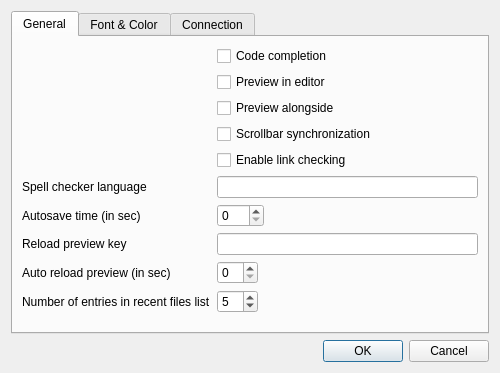
<?xml version="1.0" encoding="UTF-8"?>
<ui version="4.0">
 <class>CSettingsDialog</class>
 <widget class="QDialog" name="CSettingsDialog">
  <property name="geometry">
   <rect>
    <x>0</x>
    <y>0</y>
    <width>500</width>
    <height>373</height>
   </rect>
  </property>
  <property name="windowTitle">
   <string>Preferences</string>
  </property>
  <property name="windowIcon">
   <iconset resource="../res/inyokaedit_resources.qrc">
    <normaloff>:/images/inyokaedit_64x64.png</normaloff>:/images/inyokaedit_64x64.png</iconset>
  </property>
  <property name="locale">
   <locale language="English" country="UnitedKingdom"/>
  </property>
  <layout class="QVBoxLayout" name="verticalLayout">
   <item>
    <widget class="QTabWidget" name="tabWidget">
     <property name="currentIndex">
      <number>0</number>
     </property>
     <widget class="QWidget" name="generalTab">
      <attribute name="title">
       <string>General</string>
      </attribute>
      <layout class="QFormLayout" name="formLayout_3">
       <property name="fieldGrowthPolicy">
        <enum>QFormLayout::ExpandingFieldsGrow</enum>
       </property>
       <item row="0" column="1">
        <widget class="QCheckBox" name="codeCompletionCheck">
         <property name="text">
          <string>Code completion</string>
         </property>
        </widget>
       </item>
       <item row="5" column="0">
        <widget class="QLabel" name="spellCheckLangLabel">
         <property name="text">
          <string>Spell checker language</string>
         </property>
        </widget>
       </item>
       <item row="5" column="1">
        <widget class="QLineEdit" name="spellCheckerLangEdit"/>
       </item>
       <item row="6" column="0">
        <widget class="QLabel" name="autosaveLabel">
         <property name="text">
          <string>Autosave time (in sec)</string>
         </property>
        </widget>
       </item>
       <item row="6" column="1">
        <widget class="QSpinBox" name="autosaveEdit">
         <property name="toolTip">
          <string>Time which to autosave an article after (sec, 0 means disabled)</string>
         </property>
         <property name="maximum">
          <number>999</number>
         </property>
        </widget>
       </item>
       <item row="7" column="0">
        <widget class="QLabel" name="reloadPreviewKeyLabel">
         <property name="text">
          <string>Reload preview key</string>
         </property>
        </widget>
       </item>
       <item row="7" column="1">
        <widget class="QLineEdit" name="reloadPreviewKeyEdit">
         <property name="toolTip">
          <string>Select input box and press the desired reload key. Press DEL to remove the key.</string>
         </property>
        </widget>
       </item>
       <item row="8" column="0">
        <widget class="QLabel" name="timedPreviewLabel">
         <property name="text">
          <string>Auto reload preview (in sec)</string>
         </property>
        </widget>
       </item>
       <item row="8" column="1">
        <widget class="QSpinBox" name="timedPreviewsEdit"/>
       </item>
       <item row="9" column="0">
        <widget class="QLabel" name="numberRecentFilesLabel">
         <property name="text">
          <string>Number of entries in recent files list</string>
         </property>
        </widget>
       </item>
       <item row="9" column="1">
        <widget class="QSpinBox" name="numberRecentFilesEdit">
         <property name="value">
          <number>5</number>
         </property>
        </widget>
       </item>
       <item row="4" column="1">
        <widget class="QCheckBox" name="linkCheckingCheck">
         <property name="text">
          <string>Enable link checking</string>
         </property>
        </widget>
       </item>
       <item row="3" column="1">
        <widget class="QCheckBox" name="scrollbarSyncCheck">
         <property name="text">
          <string>Scrollbar synchronization</string>
         </property>
        </widget>
       </item>
       <item row="2" column="1">
        <widget class="QCheckBox" name="previewAlongsideCheck">
         <property name="text">
          <string>Preview alongside</string>
         </property>
        </widget>
       </item>
       <item row="1" column="1">
        <widget class="QCheckBox" name="previewInEditorCheck">
         <property name="text">
          <string>Preview in editor</string>
         </property>
        </widget>
       </item>
      </layout>
     </widget>
     <widget class="QWidget" name="fontTab">
      <attribute name="title">
       <string>Font &amp;&amp; Color</string>
      </attribute>
      <layout class="QFormLayout" name="formLayout_2">
       <property name="fieldGrowthPolicy">
        <enum>QFormLayout::ExpandingFieldsGrow</enum>
       </property>
       <item row="0" column="0">
        <widget class="QLabel" name="fontFamilyLabel">
         <property name="text">
          <string>Font</string>
         </property>
        </widget>
       </item>
       <item row="0" column="1">
        <widget class="QFontComboBox" name="fontComboBox"/>
       </item>
       <item row="1" column="0">
        <widget class="QLabel" name="fontSizeLabel">
         <property name="text">
          <string>Font size</string>
         </property>
        </widget>
       </item>
       <item row="1" column="1">
        <widget class="QDoubleSpinBox" name="fontSizeEdit">
         <property name="decimals">
          <number>1</number>
         </property>
        </widget>
       </item>
       <item row="2" column="0" colspan="2">
        <widget class="Line" name="line2">
         <property name="orientation">
          <enum>Qt::Horizontal</enum>
         </property>
        </widget>
       </item>
       <item row="3" column="0">
        <widget class="QLabel" name="styleLabel">
         <property name="text">
          <string>Style</string>
         </property>
        </widget>
       </item>
       <item row="3" column="1">
        <widget class="QComboBox" name="styleFilesBox"/>
       </item>
       <item row="4" column="0" colspan="2">
        <widget class="QTableWidget" name="styleTable">
         <property name="sizePolicy">
          <sizepolicy hsizetype="Expanding" vsizetype="Expanding">
           <horstretch>0</horstretch>
           <verstretch>1</verstretch>
          </sizepolicy>
         </property>
         <property name="alternatingRowColors">
          <bool>true</bool>
         </property>
         <property name="selectionMode">
          <enum>QAbstractItemView::NoSelection</enum>
         </property>
         <property name="rowCount">
          <number>14</number>
         </property>
         <property name="columnCount">
          <number>4</number>
         </property>
         <attribute name="horizontalHeaderDefaultSectionSize">
          <number>80</number>
         </attribute>
         <row/>
         <row/>
         <row/>
         <row/>
         <row/>
         <row/>
         <row/>
         <row/>
         <row/>
         <row/>
         <row/>
         <row/>
         <row/>
         <row/>
         <column/>
         <column/>
         <column/>
         <column/>
         <item row="0" column="0">
          <property name="text">
           <string/>
          </property>
         </item>
         <item row="0" column="1">
          <property name="text">
           <string notr="true">---</string>
          </property>
          <property name="textAlignment">
           <set>AlignHCenter|AlignVCenter|AlignCenter</set>
          </property>
          <property name="flags">
           <set>NoItemFlags</set>
          </property>
         </item>
         <item row="0" column="2">
          <property name="text">
           <string notr="true">---</string>
          </property>
          <property name="textAlignment">
           <set>AlignHCenter|AlignVCenter|AlignCenter</set>
          </property>
          <property name="flags">
           <set>NoItemFlags</set>
          </property>
         </item>
         <item row="0" column="3">
          <property name="text">
           <string notr="true">---</string>
          </property>
          <property name="textAlignment">
           <set>AlignHCenter|AlignVCenter|AlignCenter</set>
          </property>
          <property name="flags">
           <set>NoItemFlags</set>
          </property>
         </item>
         <item row="1" column="0">
          <property name="text">
           <string/>
          </property>
         </item>
         <item row="1" column="1">
          <property name="text">
           <string notr="true">---</string>
          </property>
          <property name="textAlignment">
           <set>AlignHCenter|AlignVCenter|AlignCenter</set>
          </property>
          <property name="flags">
           <set>NoItemFlags</set>
          </property>
         </item>
         <item row="1" column="2">
          <property name="text">
           <string notr="true">---</string>
          </property>
          <property name="textAlignment">
           <set>AlignHCenter|AlignVCenter|AlignCenter</set>
          </property>
          <property name="flags">
           <set>NoItemFlags</set>
          </property>
         </item>
         <item row="1" column="3">
          <property name="text">
           <string notr="true">---</string>
          </property>
          <property name="textAlignment">
           <set>AlignHCenter|AlignVCenter|AlignCenter</set>
          </property>
          <property name="flags">
           <set>NoItemFlags</set>
          </property>
         </item>
         <item row="2" column="0">
          <property name="text">
           <string/>
          </property>
         </item>
         <item row="2" column="1">
          <property name="text">
           <string/>
          </property>
          <property name="checkState">
           <enum>Unchecked</enum>
          </property>
          <property name="flags">
           <set>ItemIsUserCheckable|ItemIsEnabled</set>
          </property>
         </item>
         <item row="2" column="2">
          <property name="text">
           <string/>
          </property>
          <property name="textAlignment">
           <set>AlignLeft|AlignVCenter</set>
          </property>
          <property name="checkState">
           <enum>Unchecked</enum>
          </property>
          <property name="flags">
           <set>ItemIsUserCheckable|ItemIsEnabled</set>
          </property>
         </item>
         <item row="2" column="3">
          <property name="text">
           <string/>
          </property>
         </item>
         <item row="3" column="0">
          <property name="text">
           <string/>
          </property>
         </item>
         <item row="3" column="1">
          <property name="text">
           <string/>
          </property>
          <property name="checkState">
           <enum>Unchecked</enum>
          </property>
          <property name="flags">
           <set>ItemIsUserCheckable|ItemIsEnabled</set>
          </property>
         </item>
         <item row="3" column="2">
          <property name="text">
           <string/>
          </property>
          <property name="checkState">
           <enum>Unchecked</enum>
          </property>
          <property name="flags">
           <set>ItemIsUserCheckable|ItemIsEnabled</set>
          </property>
         </item>
         <item row="3" column="3">
          <property name="text">
           <string/>
          </property>
         </item>
         <item row="4" column="0">
          <property name="text">
           <string/>
          </property>
         </item>
         <item row="4" column="1">
          <property name="text">
           <string/>
          </property>
          <property name="checkState">
           <enum>Unchecked</enum>
          </property>
          <property name="flags">
           <set>ItemIsUserCheckable|ItemIsEnabled</set>
          </property>
         </item>
         <item row="4" column="2">
          <property name="text">
           <string/>
          </property>
          <property name="checkState">
           <enum>Unchecked</enum>
          </property>
          <property name="flags">
           <set>ItemIsUserCheckable|ItemIsEnabled</set>
          </property>
         </item>
         <item row="4" column="3">
          <property name="text">
           <string/>
          </property>
         </item>
         <item row="5" column="0">
          <property name="text">
           <string/>
          </property>
         </item>
         <item row="5" column="1">
          <property name="text">
           <string/>
          </property>
          <property name="checkState">
           <enum>Unchecked</enum>
          </property>
          <property name="flags">
           <set>ItemIsUserCheckable|ItemIsEnabled</set>
          </property>
         </item>
         <item row="5" column="2">
          <property name="text">
           <string/>
          </property>
          <property name="checkState">
           <enum>Unchecked</enum>
          </property>
          <property name="flags">
           <set>ItemIsUserCheckable|ItemIsEnabled</set>
          </property>
         </item>
         <item row="5" column="3">
          <property name="text">
           <string/>
          </property>
         </item>
         <item row="6" column="0">
          <property name="text">
           <string/>
          </property>
         </item>
         <item row="6" column="1">
          <property name="text">
           <string/>
          </property>
          <property name="checkState">
           <enum>Unchecked</enum>
          </property>
          <property name="flags">
           <set>ItemIsUserCheckable|ItemIsEnabled</set>
          </property>
         </item>
         <item row="6" column="2">
          <property name="text">
           <string/>
          </property>
          <property name="checkState">
           <enum>Unchecked</enum>
          </property>
          <property name="flags">
           <set>ItemIsUserCheckable|ItemIsEnabled</set>
          </property>
         </item>
         <item row="6" column="3">
          <property name="text">
           <string/>
          </property>
         </item>
         <item row="7" column="0">
          <property name="text">
           <string/>
          </property>
         </item>
         <item row="7" column="1">
          <property name="text">
           <string/>
          </property>
          <property name="checkState">
           <enum>Unchecked</enum>
          </property>
          <property name="flags">
           <set>ItemIsUserCheckable|ItemIsEnabled</set>
          </property>
         </item>
         <item row="7" column="2">
          <property name="text">
           <string/>
          </property>
          <property name="checkState">
           <enum>Unchecked</enum>
          </property>
          <property name="flags">
           <set>ItemIsUserCheckable|ItemIsEnabled</set>
          </property>
         </item>
         <item row="7" column="3">
          <property name="text">
           <string/>
          </property>
         </item>
         <item row="8" column="0">
          <property name="text">
           <string/>
          </property>
         </item>
         <item row="8" column="1">
          <property name="text">
           <string/>
          </property>
          <property name="checkState">
           <enum>Unchecked</enum>
          </property>
          <property name="flags">
           <set>ItemIsUserCheckable|ItemIsEnabled</set>
          </property>
         </item>
         <item row="8" column="2">
          <property name="text">
           <string/>
          </property>
          <property name="checkState">
           <enum>Unchecked</enum>
          </property>
          <property name="flags">
           <set>ItemIsUserCheckable|ItemIsEnabled</set>
          </property>
         </item>
         <item row="8" column="3">
          <property name="text">
           <string/>
          </property>
         </item>
         <item row="9" column="0">
          <property name="text">
           <string/>
          </property>
         </item>
         <item row="9" column="1">
          <property name="text">
           <string/>
          </property>
          <property name="checkState">
           <enum>Unchecked</enum>
          </property>
          <property name="flags">
           <set>ItemIsUserCheckable|ItemIsEnabled</set>
          </property>
         </item>
         <item row="9" column="2">
          <property name="text">
           <string/>
          </property>
          <property name="checkState">
           <enum>Unchecked</enum>
          </property>
          <property name="flags">
           <set>ItemIsUserCheckable|ItemIsEnabled</set>
          </property>
         </item>
         <item row="9" column="3">
          <property name="text">
           <string/>
          </property>
         </item>
         <item row="10" column="0">
          <property name="text">
           <string/>
          </property>
         </item>
         <item row="10" column="1">
          <property name="text">
           <string/>
          </property>
          <property name="checkState">
           <enum>Unchecked</enum>
          </property>
          <property name="flags">
           <set>ItemIsUserCheckable|ItemIsEnabled</set>
          </property>
         </item>
         <item row="10" column="2">
          <property name="text">
           <string/>
          </property>
          <property name="checkState">
           <enum>Unchecked</enum>
          </property>
          <property name="flags">
           <set>ItemIsUserCheckable|ItemIsEnabled</set>
          </property>
         </item>
         <item row="10" column="3">
          <property name="text">
           <string/>
          </property>
         </item>
         <item row="11" column="0">
          <property name="text">
           <string/>
          </property>
         </item>
         <item row="11" column="1">
          <property name="text">
           <string/>
          </property>
          <property name="checkState">
           <enum>Unchecked</enum>
          </property>
          <property name="flags">
           <set>ItemIsUserCheckable|ItemIsEnabled</set>
          </property>
         </item>
         <item row="11" column="2">
          <property name="text">
           <string/>
          </property>
          <property name="checkState">
           <enum>Unchecked</enum>
          </property>
          <property name="flags">
           <set>ItemIsUserCheckable|ItemIsEnabled</set>
          </property>
         </item>
         <item row="11" column="3">
          <property name="text">
           <string/>
          </property>
         </item>
         <item row="12" column="0">
          <property name="text">
           <string/>
          </property>
         </item>
         <item row="12" column="1">
          <property name="text">
           <string/>
          </property>
          <property name="checkState">
           <enum>Unchecked</enum>
          </property>
          <property name="flags">
           <set>ItemIsUserCheckable|ItemIsEnabled</set>
          </property>
         </item>
         <item row="12" column="2">
          <property name="text">
           <string/>
          </property>
          <property name="checkState">
           <enum>Unchecked</enum>
          </property>
          <property name="flags">
           <set>ItemIsUserCheckable|ItemIsEnabled</set>
          </property>
         </item>
         <item row="12" column="3">
          <property name="text">
           <string/>
          </property>
         </item>
         <item row="13" column="0">
          <property name="text">
           <string/>
          </property>
         </item>
         <item row="13" column="1">
          <property name="text">
           <string/>
          </property>
          <property name="checkState">
           <enum>Unchecked</enum>
          </property>
          <property name="flags">
           <set>ItemIsUserCheckable|ItemIsEnabled</set>
          </property>
         </item>
         <item row="13" column="2">
          <property name="text">
           <string/>
          </property>
          <property name="checkState">
           <enum>Unchecked</enum>
          </property>
          <property name="flags">
           <set>ItemIsUserCheckable|ItemIsEnabled</set>
          </property>
         </item>
         <item row="13" column="3">
          <property name="text">
           <string/>
          </property>
         </item>
        </widget>
       </item>
      </layout>
     </widget>
     <widget class="QWidget" name="lastOpenedTab">
      <attribute name="title">
       <string>Connection</string>
      </attribute>
      <layout class="QFormLayout" name="formLayout">
       <property name="fieldGrowthPolicy">
        <enum>QFormLayout::AllNonFixedFieldsGrow</enum>
       </property>
       <item row="0" column="0">
        <widget class="QLabel" name="inyokaUrlLabel">
         <property name="text">
          <string>URL to Inyoka wiki</string>
         </property>
        </widget>
       </item>
       <item row="0" column="1">
        <widget class="QLineEdit" name="inyokaUrlEdit"/>
       </item>
       <item row="1" column="1">
        <widget class="QCheckBox" name="articleImageDownloadCheck">
         <property name="text">
          <string>Download article images automatically</string>
         </property>
        </widget>
       </item>
       <item row="2" column="0" colspan="2">
        <widget class="Line" name="line">
         <property name="orientation">
          <enum>Qt::Horizontal</enum>
         </property>
        </widget>
       </item>
       <item row="3" column="0">
        <widget class="QLabel" name="proxyHostNameLabel">
         <property name="text">
          <string>Proxy host name</string>
         </property>
        </widget>
       </item>
       <item row="3" column="1">
        <widget class="QLineEdit" name="proxyHostNameEdit"/>
       </item>
       <item row="4" column="0">
        <widget class="QLabel" name="proxyPortLabel">
         <property name="text">
          <string>Port</string>
         </property>
        </widget>
       </item>
       <item row="4" column="1">
        <widget class="QSpinBox" name="proxyPortSpinBox">
         <property name="maximum">
          <number>99999</number>
         </property>
        </widget>
       </item>
       <item row="5" column="0">
        <widget class="QLabel" name="proxyUserNameLabel">
         <property name="text">
          <string>User name</string>
         </property>
        </widget>
       </item>
       <item row="5" column="1">
        <widget class="QLineEdit" name="proxyUserNameEdit"/>
       </item>
       <item row="6" column="0">
        <widget class="QLabel" name="proxyPasswordLabel">
         <property name="text">
          <string>Password</string>
         </property>
        </widget>
       </item>
       <item row="6" column="1">
        <widget class="QLineEdit" name="proxyPasswordEdit">
         <property name="echoMode">
          <enum>QLineEdit::Normal</enum>
         </property>
        </widget>
       </item>
       <item row="7" column="1">
        <widget class="QLabel" name="proxyPasswordHintLabel">
         <property name="text">
          <string>&lt;html&gt;&lt;head/&gt;&lt;body&gt;&lt;p&gt;&lt;span style=&quot; font-size:8pt; color:#ff0000;&quot;&gt;Attention: Password not encrypted!&lt;/span&gt;&lt;/p&gt;&lt;/body&gt;&lt;/html&gt;</string>
         </property>
        </widget>
       </item>
      </layout>
     </widget>
    </widget>
   </item>
   <item>
    <widget class="QDialogButtonBox" name="buttonBox">
     <property name="orientation">
      <enum>Qt::Horizontal</enum>
     </property>
     <property name="standardButtons">
      <set>QDialogButtonBox::Cancel|QDialogButtonBox::Ok</set>
     </property>
    </widget>
   </item>
  </layout>
 </widget>
 <resources>
  <include location="../res/inyokaedit_resources.qrc"/>
 </resources>
 <connections>
  <connection>
   <sender>buttonBox</sender>
   <signal>accepted()</signal>
   <receiver>CSettingsDialog</receiver>
   <slot>accept()</slot>
   <hints>
    <hint type="sourcelabel">
     <x>228</x>
     <y>352</y>
    </hint>
    <hint type="destinationlabel">
     <x>228</x>
     <y>184</y>
    </hint>
   </hints>
  </connection>
  <connection>
   <sender>buttonBox</sender>
   <signal>rejected()</signal>
   <receiver>CSettingsDialog</receiver>
   <slot>reject()</slot>
   <hints>
    <hint type="sourcelabel">
     <x>228</x>
     <y>352</y>
    </hint>
    <hint type="destinationlabel">
     <x>228</x>
     <y>184</y>
    </hint>
   </hints>
  </connection>
 </connections>
</ui>
